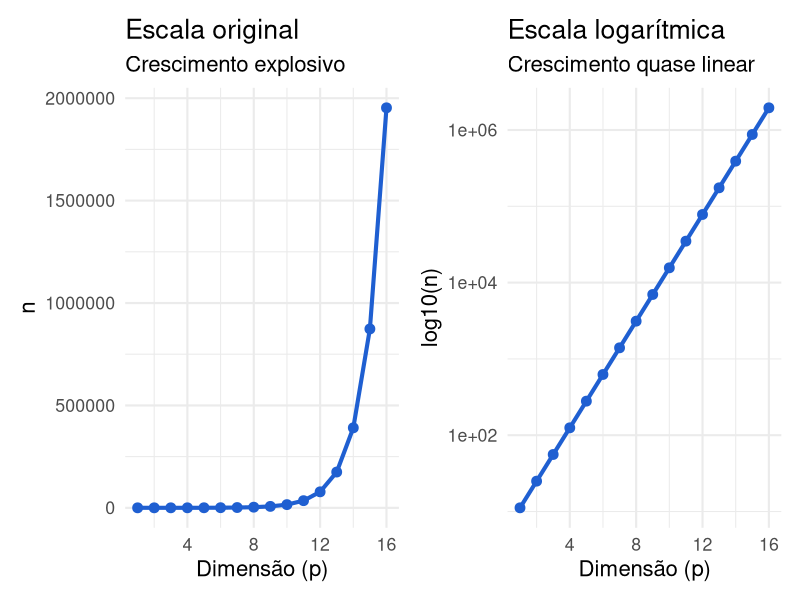
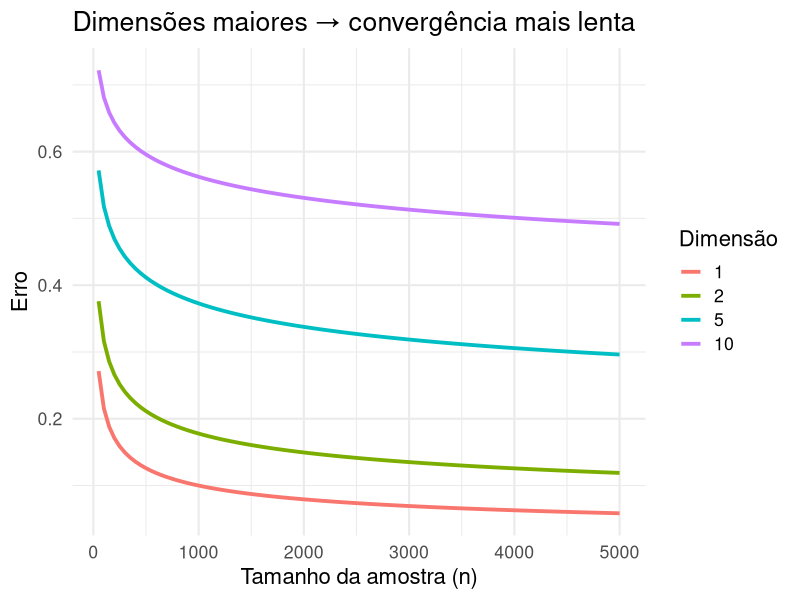

The R script that drew these images, in order:
## ---- chunk 1
#| include: false
library(ggplot2)
library(dplyr)
library(tidyr)
library(patchwork)
## ---- chunk 2
#| echo: false
#| warning: false
#| message: false
#| fig-width: 12
#| fig-height: 5

library(ggplot2)
library(patchwork)

# parâmetros
alpha <- 2
delta <- 0.2
K <- 1

# dimensão
p <- 1:16

df <- data.frame(
  p = p,
  n = (K/delta)^((alpha + p)/alpha)
)

#-----------------------------
# gráfico SEM log (impacto)
#-----------------------------
g1 <- ggplot(df, aes(p, n)) +
  geom_line(linewidth = 1.4, color = "#1F5FD1") +
  geom_point(size = 3, color = "#1F5FD1") +
  labs(
    title = "Escala original",
    subtitle = "Crescimento explosivo",
    x = "Dimensão (p)",
    y = "n"
  ) +
  theme_minimal(base_size = 16)

#-----------------------------
# gráfico COM log
#-----------------------------
g2 <- ggplot(df, aes(p, n)) +
  geom_line(linewidth = 1.4, color = "#1F5FD1") +
  geom_point(size = 3, color = "#1F5FD1") +
  scale_y_log10() +
  labs(
    title = "Escala logarítmica",
    subtitle = "Crescimento quase linear",
    x = "Dimensão (p)",
    y = "log10(n)"
  ) +
  theme_minimal(base_size = 16)

#-----------------------------
# lado a lado
#-----------------------------
g1 + g2
## ---- chunk 3
#| echo: false
#| warning: false
#| message: false
#| fig-width: 10
#| fig-height: 5

library(ggplot2)
library(dplyr)

n <- seq(50, 5000, length.out = 100)

df <- expand.grid(
  n = n,
  d = c(1, 2, 5, 10)
)

df <- df |>
  mutate(
    erro = n^(-1/(2 + d)),
    d = factor(d)
  )

ggplot(df, aes(n, erro, color = d)) +
  geom_line(linewidth = 1.3) +
  labs(
    title = "Dimensões maiores → convergência mais lenta",
    x = "Tamanho da amostra (n)",
    y = "Erro",
    color = "Dimensão"
  ) +
  theme_minimal(base_size = 16)
